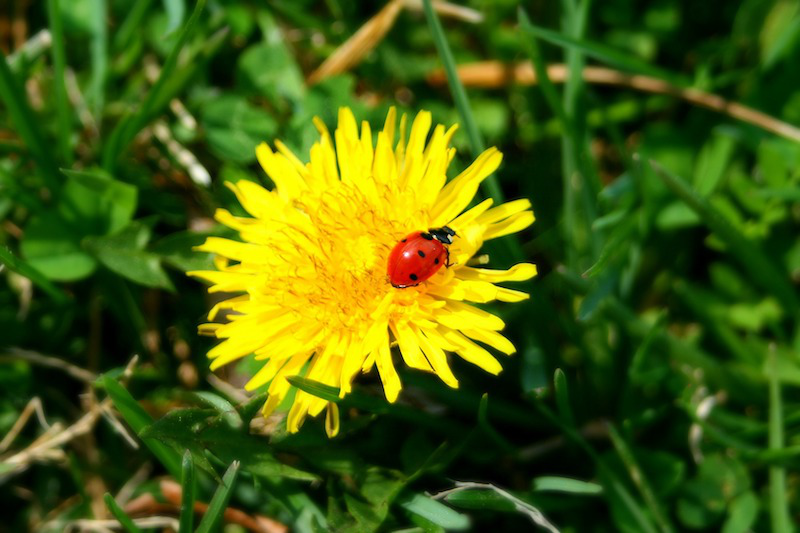
#> input picture 2-biomedical_imaging/assets/ladybug.png, 800 x 533 px; its folder holds 5 pictures in this run
$ jupyter execute --allow-errors IMG-Example-6-sMRI-Kmeans-tissue-classification.ipynb   (shell and % lines are left out)
#> lines starting #> are read from the running program, lines starting #| are printed output that depends on the picture; long printed decimals are rounded
# Multiparametric MRI - unsupervised (k-means) tissue classification

**MMIV-DLN-AI-2021**:   `IMG-Example-6-sMRI-Kmeans-tissue-classification.ipynb `<br>

<a href="https://colab.research.google.com/github/MMIV-ML/MMIV-DLN-AI-2021/blob/main/2-biomedical-imaging/IMG-Example-6-sMRI-Kmeans-tissue-classification.ipynb ">

</a>

## Learning objectives and context

- In this session you will learn to "disect" tissue types in a given multispectral MR image using  machine learning (**unsupervised classification**)

- The unsupervised classification model we wil use is simple **K-means** clustering

- For a more comprehensive introduction to unsupervised classification, see https://github.com/oercompbiomed/Seili-2020/blob/master/machine-learning/02-unsupervised-learning.ipynb

## Unsupervised learning

**Unsupervised** learning is a branch of machine learning that learns from data that has not been labelled, classified, or categorized (as in **supervised** learning). Unsupervised learning identifies commonalities or previously unknown patterns in the data. The goal for unsupervised learning can be to model the underlying structure or distribution in the data in order to learn more about the data.

Using unsupervised learning to discover inherent groupings in the data is often denoted **clustering**, for which [K-means](https://en.wikipedia.org/wiki/K-means_clustering) is a prominent class of algorithms for splitting data into groups according to similarity, employing an iterative refinement technique to attain an optimal solution. This will also result in a partitioning of the data space into [Voronoi cells](https://en.wikipedia.org/wiki/Voronoi_diagram), that can be usede for cluster prediction of new data points.

## What is K-means?

Illustrative example adapted from: http://www.bigendiandata.com/2017-04-18-Jupyter_Customer360/ (Ian Downard)

[K-means clustering](https://en.wikipedia.org/wiki/Cluster_analysis) aims to group a set of **_objects_** with attributes (**_features_**) in such a way that objects in the same group (or cluster) are more **_similar_** to each other with respect to their attribute values than to objects in other groups. It operates on a table where every entry is an attribute value of a given object. <br>K-means only supports numeric attributes (columns). In python such table is often represented as a Pandas dataframe. A dataframe with two columns can easily be visualized as a scatterplot, where the x-axis is the first column (or attribute) and the y-axis is the second column.

**Multispectral image DATA**

We will be using a four-channel multispectral image (slice 60 from a multispectral 3D recording),  <br>
reported in  Lundervold et al. Volume distribution of cerebrospinal fluid using multispectral MR
imaging. <br> _Medical Image Analysis_ 2000;4:123-136. https://www.ncbi.nlm.nih.gov/pubmed/10972326, [[PDF](https://drive.google.com/file/d/17Ut1ScHU4cX5x_EHwQnNwH_q3Lgcq5WA/view)]<br>
and a manually delineated `brain ROI mask` for spatial restriction of the unsupervised pixel classification

## Setup

[cell 1]
# Set this to True if you are using Colab:
colab=False

#### For using Google Colab
**--> (some of) the following libraries must be `pip installed`):**

[cell 2]
if colab:
    !pip install gdown
    !pip install nibabel
    !pip install nilearn
    !pip install scikit-image
    !pip install scikit-learn
    !pip install imageio
    !pip install pydicom
    !wget -O utils.py https://raw.githubusercontent.com/MMIV-ML/MMIV-DLN-AI-2021/master/2-biomedical_imaging/utils.py

### Set up libraries and folders

[cell 3]
import gdown
import shutil
import sys
import os
from os.path import expanduser, join, basename, split
import glob
import platform
import pathlib
import pandas as pd
import numpy as np
import json
import imageio
import pydicom as dicom
import tifffile as tiff
import matplotlib
import matplotlib.pyplot as plt
from matplotlib.colors import LinearSegmentedColormap
import seaborn as sns
import nibabel as nib
from nibabel.viewers import OrthoSlicer3D
import skimage
from skimage import io
import nilearn
from nilearn import datasets, plotting, image
import sklearn
from sklearn.cluster import KMeans
from nilearn.masking import apply_mask
from sklearn.preprocessing import StandardScaler
from sklearn.neighbors import KNeighborsClassifier
from sklearn.ensemble import RandomForestClassifier
from sklearn.metrics import classification_report, confusion_matrix

import warnings

warnings.filterwarnings("ignore")

[cell 4]
print('Python version ' + sys.version)
print('Pandas version ' + pd.__version__)
print('Numpy version ' + np.__version__)
print('Matplotlib version ' + matplotlib.__version__)
print('Seaborn version ' + sns.__version__)
print('Imageio version ' + imageio.__version__)
print('Scikit-image version ' + skimage.__version__)
print('Tifffile version ' + tiff.__version__)
print('Nibabel version ' + nib.__version__)
print('Nlearn version ' + nilearn.__version__)
print('Pydicom version ' + dicom.__version__)
print('Scikit-learn version ' + sklearn.__version__)

[cell 5]
cwd = os.getcwd()
working_dir = join(cwd, 'data')
HOME = os.path.expanduser('~')  # To make path to local home directory

Check your platform when running this notebook

[cell 6]
if platform.system() == 'Darwin':
    print(f'OK, you are running on MacOS ({platform.version()})')
if platform.system() == 'Linux':
    print(f'OK, you are running on Linux ({platform.version()})')
if platform.system() == 'Windows':
    print(f'OK, but consider to install WSL for Windows10 since you are running on {platform.system()}')
    print('Check https://docs.microsoft.com/en-us/windows/wsl/install-win10')

## Download the data

**Download files (not on GitHub repository) from Google Drive using gdown** (https://github.com/wkentaro/gdown)

#> (a cell that did not finish here is left out)

[cell 8]
# Download zip-file if ./assets does not exist (as when running in Colab)

if os.path.isdir('./assets') == False:

    ## Download assets.zip for Google Drive
    # https://drive.google.com/file/d/1jTF6mseT-6n3w7XKdUnyXJP7PRKsTKeL/view?usp=sharing
    file_id = '1jTF6mseT-6n3w7XKdUnyXJP7PRKsTKeL'
    url = 'https://drive.google.com/uc?id=%s' % file_id
    output = './assets.zip'
    gdown.download(url, output, quiet=False)

    ## Unzip the assets file into `./assets`
    shutil.unpack_archive(output, '.')

    ## Delete the `assets.zip` file
    os.remove(output)
else:
    print(f'./assets  exists already!')

### An intial K-means example using synthetic data

(modified from the "Python Data Science Handbook" by Jake VanderPlas)

[cell 9]
from sklearn.datasets import make_blobs
from sklearn.cluster import KMeans

# create 50 separable points
X, y = make_blobs(n_samples=100, centers=4,
                  random_state=42, cluster_std=1.5)

# Fit the K Means model
model = KMeans(4, random_state=0)
y = model.fit_predict(X)

[cell 10]
centroids = model.cluster_centers_

**Plot the input data (without cluster labels)**

[cell 11]
# Make a function for common plot formatting
def format_plot(ax, title):
    ax.xaxis.set_major_formatter(plt.NullFormatter())
    ax.yaxis.set_major_formatter(plt.NullFormatter())
    ax.set_xlabel('feature 1', color='black')
    ax.set_ylabel('feature 2', color='black')
    ax.set_title(title, color='black')

[cell 12]
fig, ax = plt.subplots(figsize=(8, 6))
ax.scatter(X[:, 0], X[:, 1], s=50, color='gray')

# format the plot
format_plot(ax, 'Simulated Input Data')

plt.show()
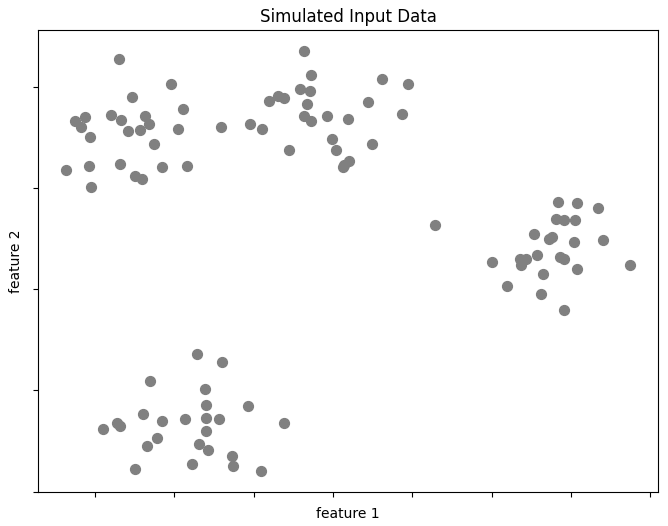
#> figure drawn by matplotlib, 1 panel
# fig.savefig('assets/k-means-clustering-example_1.png')

**Plot the data with color-coded cluster labels and star-shaped cluster centroids**

[cell 13]
fig, ax = plt.subplots(figsize=(8, 6))
ax.scatter(X[:, 0], X[:, 1], s=50, c=y, cmap='viridis')
ax.scatter(centroids[:, 0], centroids[:, 1], marker='*', s=400, c=range(4), cmap='viridis', edgecolors = 'red')

# format the plot
format_plot(ax, 'Unsupervised learning of cluster labels with the star-shaped cluster centroids')

plt.show()
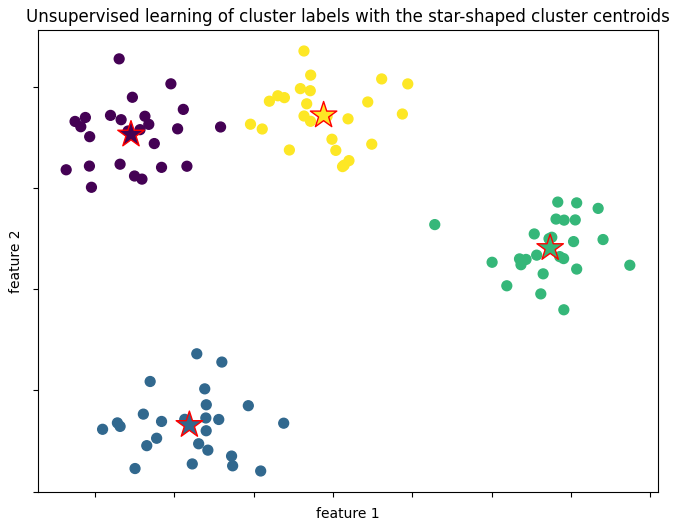
#> figure drawn by matplotlib, 1 panel
# fig.savefig('assets/k-means-clustering-example-2.png')

### Using clustering for (color) image segmentation

[cell 14]
from matplotlib.image import imread
image = imread(os.path.join("./assets","ladybug.png"))
#> image is the input picture: shape (533, 800, 3) float32; mean R, G, B 0.279, 0.372, 0.0529
image.shape
#> Out = (533, 800, 3)

[cell 15]
X = image.reshape(-1, 3)
kmeans = KMeans(n_clusters=8, random_state=42).fit(X)
segmented_img = kmeans.cluster_centers_[kmeans.labels_]
segmented_img = segmented_img.reshape(image.shape)
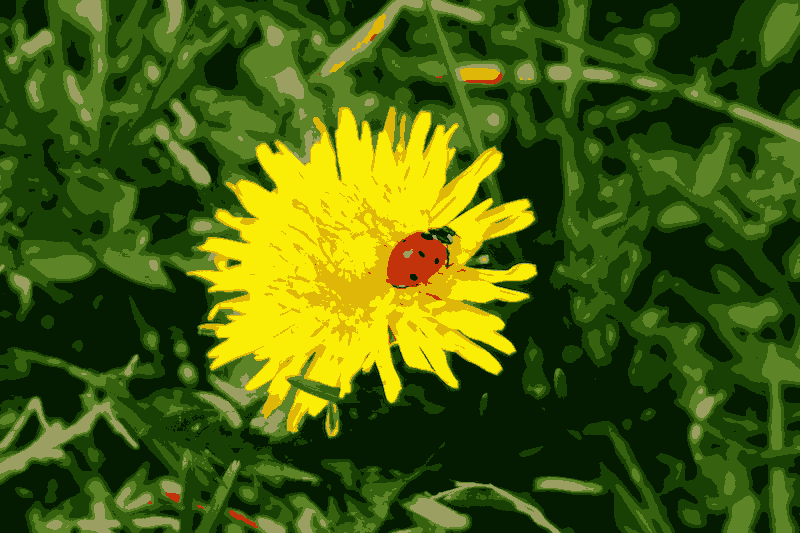
#> segmented_img: shape (533, 800, 3) float32; mean R, G, B 0.278, 0.372, 0.0529

[cell 16]
segmented_imgs = []
n_colors = (10, 8, 6, 4, 2)
for n_clusters in n_colors:
    kmeans = KMeans(n_clusters=n_clusters, random_state=42).fit(X)
    segmented_img = kmeans.cluster_centers_[kmeans.labels_]
    segmented_imgs.append(segmented_img.reshape(image.shape))
#> after the loop, segmented_imgs = 5 items

[cell 17]
plt.figure(figsize=(15,7))
plt.subplots_adjust(wspace=0.05, hspace=0.1)

plt.subplot(231)
plt.imshow(image)
plt.title("Original image")
plt.axis('off')

for idx, n_clusters in enumerate(n_colors):
    plt.subplot(232 + idx)
    plt.imshow(segmented_imgs[idx])
    plt.title("{} colors".format(n_clusters))
    plt.axis('off')

plt.show()
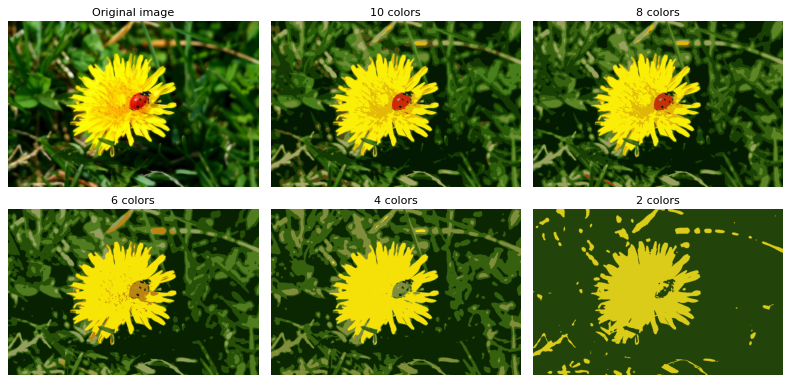
#> figure drawn by matplotlib, 6 panels

## Then:  our multispectral MRI data

[cell 18]
from IPython.display import Image
Image(filename='./assets/multispectral_tissue_classification_pptx.png', width=600)

**Define the channel names (MRI pulse sequence acronyms)**

[cell 19]
chn_names = ['FLASH', 'DESS', 'FISP', 'PSIF']

## Read the multispectral MR image and the binary ROI mask

[cell 20]
# Using nibabel to read the multispectral image (and the ROI mask)
fn_multispectral = './data/mri/multispectral_mri.nii.gz'
#> (the rest of this cell did not finish here and is left out)

**Print properties of the multispectral NIFTI image**

[cell 21]
print('**Multispectral image info:**')
#> (the rest of this cell did not finish here and is left out)

**Display the multispectral MR image**

[cell 22]
fig, axes = plt.subplots(2,2, figsize=(10,10))
ax = axes.ravel()
#> (the rest of this cell did not finish here and is left out)

### Constructing a Pandas data frame from the MRI data (img) and the ROI mask (roimsk)

#> (a cell that did not finish here is left out)

Find all pixel locations in the ROI for extracting a dataset X and corresponding pixel locations to a Pandas data frame (dfR)

#> (a cell that did not finish here is left out)

[cell 25]
X.shape
#> Out = (426400, 3)

#> (a cell that did not finish here is left out)

#> (a cell that did not finish here is left out)

### OPTIONAL: Scaling* of feature vectors  (MRI signal inensity), channel-by-channel wthin the ROI mask

*) Scaling to zero mean and unit standard deviation

[cell 28]
scaler = StandardScaler()
scaler.fit(X.astype(float))

X_scaled = scaler.transform(X.astype(float))

# Make data frame from scaled X_train og y_train to check scaling
#> (the rest of this cell did not finish here and is left out)

#> (a cell that did not finish here is left out)

## Unsupervised classification of multispectral MRI using K-means

[cell 30]
X.shape  # n x p data matrix, n=samples, p = feature vector dimension
#> Out = (426400, 3)

> # Start your experiments here:
(Make a copy of the original notebook and name it<br> e.g.
`my_IMG-Example-6-sMRI-Kmeans-tissue-classification.ipynb`)

### Clustering the 4D multispectral data within the ROI mask
####  LATER: _play with different values of `K`, `max_iter` and `tol`_

[cell 31]
K = 16  # Number of clusters
max_iter = 300 # Max number of iteration
tol = 0.0001 # Tolerance
kmeans_model = KMeans(n_clusters=K, random_state=42, max_iter=max_iter, tol=tol)
print(kmeans_model)

[cell 32]
# Fit the K-means model to the data
kmeans_fit = kmeans_model.fit(X)

[cell 33]
print(kmeans_fit.labels_)
#> (printed output is left out)
print('First centroid i p-dimensional feature vector space:\n', kmeans_fit.cluster_centers_[0,:])
#| First centroid i p-dimensional feature vector space:
#|  [0.04205 0.1592 0.008152]

[cell 34]
# Plot the cluster centroids as line plots

nv = 2

fig, ax = plt.subplots(1,1)

fig.set_size_inches(10, 7)

plt.plot(kmeans_fit.cluster_centers_.T)
plt.plot(kmeans_fit.cluster_centers_.T, 'o')
plt.plot(X[:nv, :].T, '--')
plt.xlabel('Channel', fontsize=16)
ax.set_xticks([x for x in range(len(chn_names))])
ax.set_xticklabels(chn_names, rotation='vertical', fontsize=18)
plt.ylabel('Signal intensity [SI]', fontsize=16)
#plt.xlim(0, 3)
plt.title('Signal intensity profile of the %d cluster centroids and the first %d voxels in the mask (broken lines)' % (K, nv), fontsize=18)

plt.subplots_adjust(bottom=.12, top=.95, right=.95, left=.12)

plt.show()
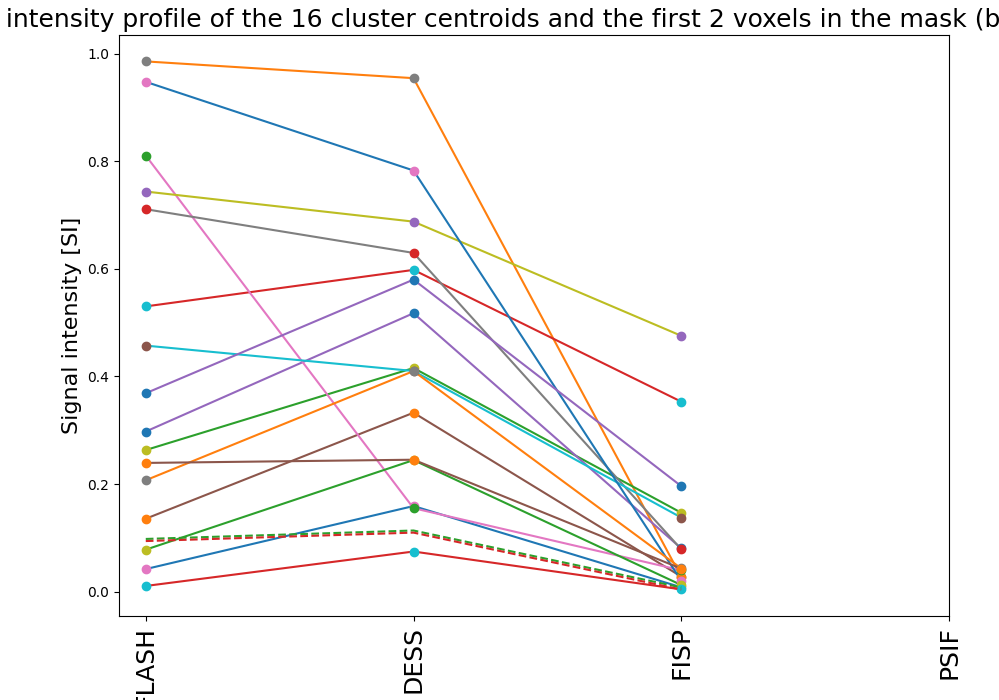
#> figure drawn by matplotlib, 1 panel
